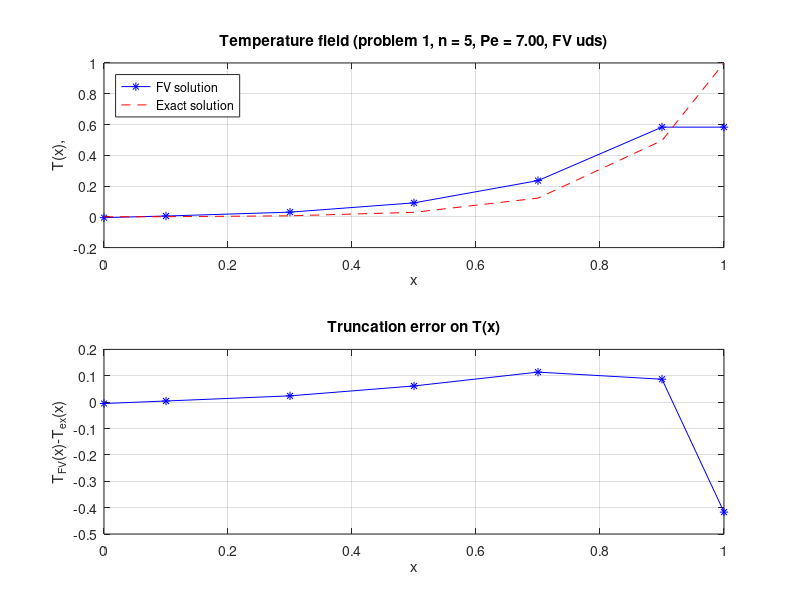

The MATLAB script that drew this image:
%% ******************************************************************************
% File: FiniteVolumeConvectionDiffusion1D.m
%   Script for simulation of steady convection-diffusion heat problem on one-
%   dimensional using the Finite Volume Method Central difference fluxes applied
%   for the diffusive terms, and either central of upwinded difference fluxes
%   applied for the convective terms. Implementation does not include source
%   terms and is limited to a uniform convective velocity u = 1 and the 
%   following two sets of boundary conditions at x = 0 and x = L:
%     1) homogeneous Dirichlet BC at west wall (Ta = 0), 
%        inhomogeneous Dirichlet BC at east wall (Tb = 1)
%     2) homogeneous Dirichlet BC at west wall (Tw = 0), 
%        inhomogeneous Neuman BC at east wall (Db = 1)
%   Linear system of equations solved directly using Matlab's backslash operator
%
% Input         :
%   n           :  Number of cells along x,y-axis
%   L           :  Size of square in x,y-direction
%   Pe          :  Global Peclet number
%   problem     :  Problem #: 1 or 2, selects case of convective field and BCs
%   fvscheme    :  Finite volume scheme for convection-diffusion, 
%                  either 'cds' or 'uds' 
%
% Output        :
%   T           :   Temperature vector at cell nodes, T(1:n)
%   A           :   Convection-diffusion system matrix, A(1:n,1:n)
%   s           :   Source vector with BC contributions, s(1:n)
%   TT          :   Temperature field extrapolated to walls, TT(1:n+2)
%   CF,DF       :   Conv. and diff. fluxes through walls, CF=[CFw,CFe]
%   GHC         :   Global heat conservation, scalar (computed from wall fluxes)
%   solve_time  :   CPU-time for solving system of linear equations A*T(:)=s(:)
%   Plots of the temperature field etc.
%
%   Author      : <<author>>
%   Date        : <<date>>
%   Version     : <<version#>>
%*******************************************************************************

%% Clear
clear all
close all
clc

%% =================================== INPUT ===================================
%% Variables and parameters
n         = 5;                  % number of cells along x,y-axis
L         = 1;                  % size of square in x,y-direction
Pe        = 7;                  % global Peclet number
problem   = 1;                  % problem to solve (1 or 2 - see file header)
fvscheme  = 'uds';              % finite volume scheme ('cds' or 'uds')

%% Exact solutions, 
% Function Texact(x) wors on arrays
if problem == 1                 % BC: Tw=0, Te=1
    Texact = @(Pe,x) (exp(Pe*x)-1)/(exp(Pe)-1);   % notes (5.8)
elseif problem == 2             % BC: Tw=0, dTe/dx=1
    Texact = @(Pe,x) 1/Pe*exp(-Pe)*(exp(Pe*x)-1); % notes (5.9)
else
    disp('problem not implemented')
end
% ================================= INPUT DONE =================================



%% ============================== PRE-PROCESSING ===============================
% << assemble matrix A and source array s based on the arguments >>
% << (n,L,Pe,problem,fvscheme), following the 6-step approach below. >>

%% 1) Coordinate arrays
% Input  : n, L
% Output : dx cell size
%          xf cell face coordinate vector (of length n+1)
%          xc cell center coordinate vector (of length n)
dx = L/n;                       % cell size in x,y-direction
xf = 0:dx:L;                    % cell face coordinate vector along x,y-axis
xc = dx/2:dx:L-dx/2;            % cell center coordinates along x-axis

%% 2) Generate velocity field
% Input  : n, xf
% Output : UFw, UFe cell faces velocities (vectors of length n)
UFw = ones(1,n);                % western face velocity, u = 1
UFe = ones(1,n);                % eastern face velocity, u = 1
%% 3) Generate convective face flux matrices
% << Input  : n, dx, Pe, UFw, UFe >>
% << Output : Fw, Fe convetive fluxes (vectors of length n), e.g. >>
% <<          is Fe the convective fluxes at the east-faces of the cells. >>
Fe = Pe * UFe;
Fw = Pe * UFw;

%% 4) Generate coefficient matrices
% << Input  : n, dx, Pe, fvscheme, Fw, Fe >>
% << Output : aW, aE, aP coefficient vectors (of length n), e.g. is aE >>
% <<          the coefficients for the cells east of the one considered. >>

D = -1/dx;

% Dirichlet-type boundary condition
Ta = 0; 
Tb = 1;
Db = 1;

if strcmp(fvscheme,'cds')     % CDS FV-scheme applied
    % << compute coefficients for cds scheme here >>
    % << check whether the cell Peclet number dx*Pe>=2 - then print warning >>
    if dx*Pe>=2
        disp('Warning P > 2')
    end
    aW = -Fw/2 + D * ones(n,1);
    aE = Fe/2 + D * ones(n,1);
    aP = -(aE + aW) + Fe - Fw; 
 
elseif strcmp(fvscheme,'uds') % UDS FV-scheme applied
    aW = (D + min(0,-Fe(1)))* ones(n,1);
    aE = (D + min(0,Fe(1))) * ones(n,1);
    aP = -(aE + aW) + Fe - Fw;
   

else                              % fvscheme unknown
    disp('fvscheme not implemented')
end

%% 5) Impose boundary conditions and compute source vector from BC
% << Input  : n, dx, problem, aW, aE, aP >>
% << Output : s source term vector (of length n) >>
% <<          aW, aE, aP modified coefficient vectors (of lengthn) >>
s = zeros(n,1);

% We use first-order boundary conditions for both schemes. For CDS they could
% be 2nd order, but this only affects the boundary points.
aP(1) = aP(1)-aW(1); s(1)=s(1)-2*Ta*aW(1); aW(1)=0;
if problem == 1
    aP(n) = aP(n)-aE(n); s(n)=s(n)-2*Tb*aE(n); aE(n)=0;
elseif problem == 2
    aP(n) = aP(n)+aE(n); s(n)=s(n)-aE(n)*dx*Db; aE(n)=0;
end


%% 6) Assemble system matrix
% << Input  : n, aW, aE, aP  >>
% << Output : A 3-diagonal system matrix (array of size n*n) >>
% 
% << hints  : >>
% <<  - use function 'spdiags' to assemble A. The coefficient arrays >>
% <<    aW, aE, aP must in advance have been turned into column >>
% <<    vectors by setting aW=aW(:); etc. >>
% <<  - since the spdiags function places the first element of each >>
% <<    coefficient vector in the first column of the matrix, the coefficient >>
% <<    vectors aW,aE will need to be appropriately shifted and padded, >>
% <<    that is removing existing elements and adding zeros to either the start >>
% <<    or the end of the vectors corresponding to the diagonals in A, where >>
% <<    the vectors will be located.
% <<  - e.g. 1D-laplacian of report 1, ex. 2.4.1 may be assembled as follows >>
% <<     n      = 5;                                         >>
% <<     ovec   = ones(n-1,1);                               >>
% <<     Adiags = [[ovec;0;0],[1;-2*ovec;1],[0;0;ovec]];     >>
% <<     A      = spdiags(Adiags,-1:1,n+1,n+1);              >>
% ============================ PRE-PROCESSING DONE =============================

for i=2:(n-1)
        A(i,i) = aP(i,1);
        A(i,i-1) = aW(i,1);
        A(i,i+1) = aE(i,1);
end

A(1,1:2) = [aP(1), aE(1)];
A(n,n-1:n) = [aW(n), aP(n)];


%% ===================== SOLVE SYSTEM OF LINEAR EQUATIONS ======================
% Solve equations using direct backslash solve
if exist('A','var') && exist('s','var')
    solve_time = cputime;       % start timing using Matlab's cputime func.
    T = A\s(:);                 % temperature field
    solve_time = cputime-solve_time;% stop timing for linear solver
end
% ==================== SYSTEM OF LINEAR EQUATIONS SOLVED ======================



%% ============================== POST-PROCESSING ==============================
% << compute extended temperature field TT, net convective and diffusive  >>
% << fluxes through the walls CF,DF and global heat conservation GHC.  >>

%% 1) Coordinate arrays
% Input  : n, L
% Output : dx cell size
%          xf cell face coordinate vector (of length n+1)
%          xc cell center coordinate vector (of length n)
dx = L/n;                       % cell size in x,y-direction
xf = 0:dx:L;                    % cell face coordinate vector along x,y-axis
xc = dx/2:dx:L-dx/2;            % cell center coordinates along x-axis

%% 2) Generate velocity field
% Input  : n, xf
% Output : UFw, UFe cell faces velocities (vectors of length n)
UFw = ones(1,n);                % western face velocity, u = 1
UFe = ones(1,n);                % eastern face velocity, u = 1

%% 3) Extrapolate temperature field to walls
% << Input  : n, dx, fvscheme, problem, T >>
% << Output : TT extended temperature field vector (of length n+2) >>
%
% << hints: >>
% <<  - see notes section 5.3 >>
TT = zeros(1,n+2);              % initialize extended temperature array
TT(2:n+1) = T;

if strcmp(fvscheme,'cds')     % CDS FV-scheme applied
    TT(1) = Ta;
    if problem == 1
        TT(n+2) = Tb;
    elseif problem == 2
        TT(n+2) = T(n) + 0.5*dx*Db;
    end
elseif strcmp(fvscheme,'uds') % UDS FV-scheme applied
    TT(1) = 2*Ta - T(1);
    TT(n+2) = T(n);
else                              % fvscheme unknown
    disp('fvscheme not implemented')
end
   
%% 4) Compute temperature gradients at walls
% << Input  : n, dx, problem, T
% << Output : DTw, DTe, temperature wall gradients (scalars) >>
%
% << hints: >>
% <<  - see notes section 5.3 >>

DTw = 2/dx * (T(1)-Ta);
if problem == 1
    DTe = 2/dx * (Tb - T(n));
elseif problem == 2
    DTe = Db;
end
%% 5) Convective and diffusive wall fluxes and global conservation of heat
% << Input  : n, dx, TT, DTw, DTe, Pe, UFw, UFe >>
% << Output : CF=[CFw,CFe] convective fluxes at walls >>
% <<          DF=[DFw,DFe] diffusive fluxes at walls >>
% <<          GHC global heat conservation (scalar) >>
%
% << hints: >>
% <<  - see notes section 5.4 >>

CFw = UFw(1) * TT(1);
CFe = UFe(n) * TT(n+2);
CF = [CFw, CFe];

DFw = DTw / Pe;
DFe = DTe / Pe;
DF = [DFw, DFe];

GHC = CFw - DFw - (CFe - DFe);


% ============================ POST-PROCESSING DONE ============================



%% =================================== PLOTS ===================================
% << Plot both the temperature field computed by the finite volume method >>
% << and the exact temperature field Tex=Texact(Pe,xt). >>
% << Further plot the truncation error. >>

%% Coordinate arrays
% Input  : n, L
% Output : dx cell size
%          xc cell center coordinate vector (of length n)
%          xt cell center coor. vector extended with walls (of length n+2)
dx = L/n;                       % cell size in x,y-direction
xc = dx/2:dx:L-dx/2;            % cell center coordinate vector along x,y-axis
xt = [0 xc 1];                  % extended cell center coor. vector, incl. walls

%% Compute exact solution
Tex = Texact(Pe,xt);            % exact solution for given problem,Pe,n

%% Temperature field
figure(1)
subplot(211)
plot(xt,TT,'b*-') 
hold('on'), box('on'), grid('on')
plot(xt,Tex,'r--')  
xlabel('x')
ylabel('T(x),')
title(sprintf('Temperature field (problem %i, n = %i, Pe = %-3.2f, FV %s)',...
    problem,n,Pe,fvscheme))
legend('FV solution','Exact solution','location','northwest')
subplot(212)
plot(xt,TT-Tex,'b*-')
xlabel('x')
ylabel('T_{FV}(x)-T_{ex}(x)')
title('Truncation error on T(x)')
box('on'), grid('on')
print('-f1','-depsc2',...
    sprintf('TemperatureField1D_problem%i_n%i_Pe%-3.2f_FV%s.eps',...
    problem,n,Pe,fvscheme))
% ================================= PLOTS DONE =================================
